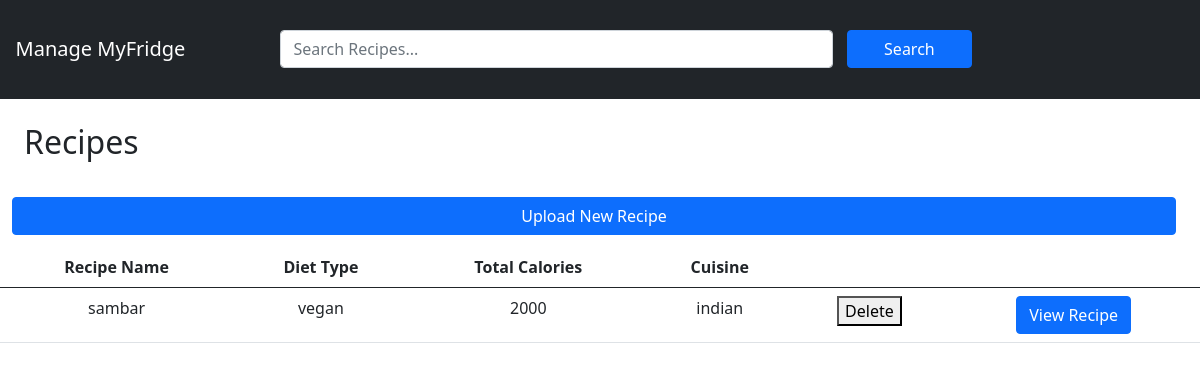
/recipes/search, run on an earlier commit of the app's database.
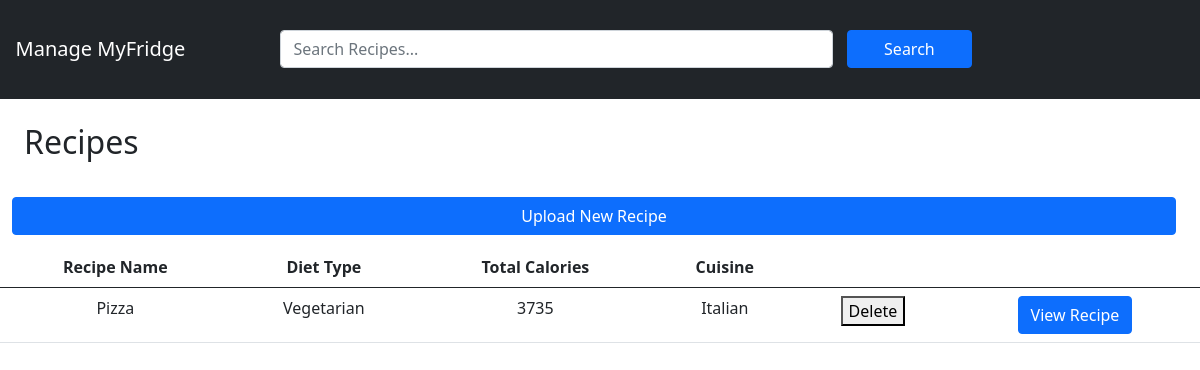
And on a later commit of the database.
### main.py (models this page shows, shortened)
class Recipe(db.Model):
    id = db.Column(db.Integer, primary_key=True)
    name = db.Column(db.String(100), nullable=False)
    diet_type = db.Column(db.String(50))
    total_calories = db.Column(db.Integer)
    cuisine = db.Column(db.String(50))
    text = db.Column(db.String(1000))
    ingredients = db.relationship('RecipeIngredient', back_populates='recipe')

### main.py (the view)
@app.route('/recipes/search', methods=['GET'])
def recipes_search():
    search_query = request.args.get('search', '').strip()
    if not search_query:
        recipes = Recipe.query.all()
    else:
        recipes = Recipe.query.filter(
            Recipe.name.ilike(f"%{search_query}%") |
            Recipe.diet_type.ilike(f"%{search_query}%") |
            Recipe.cuisine.ilike(f"%{search_query}%")
        ).all()
    return render_template('recipes.html', recipes=recipes)

### templates/recipes.html (shortened to what this page needs)
<!DOCTYPE html>
<html>
<head>
    <link href="https://cdn.jsdelivr.net/npm/bootstrap@5.0.0-beta1/dist/css/bootstrap.min.css" rel="stylesheet"
>
</head>
<body>
    <nav class="navbar navbar-expand-lg navbar-dark bg-dark ">
        <a style="width:15%;min-width:250px;" class="navbar-brand" href="/search?search="> &nbsp;&nbsp; Manage
            MyFridge</a>
        <div style="width:60%">
            <form class="form-inline" id="myForm" action="/recipes/search" method="GET">
    <nav class="navbar" style="margin: 2%;">
        <input type="search" name="search" placeholder="Search Recipes..."
            class="form-control mr-sm-2" style="width: 80%; display: inline-block;">
        <input type="submit" value="Search" class="btn btn-primary my-2 my-sm-0"
            style="width: 18%; display: inline-block; height: 100%;">
    </nav>
</form>
        </div>
    </nav>
    <form method="post" enctype="multipart/form-data">
        <h2 style="margin:2%">Recipes</h2>
        <button class="btn btn-primary"
                style="width: 97%; text-align: center; display: inline-block; height: 100%; margin: 1%;"
                onclick="location.href='/recipes/upload/search'" type="button">
            Upload New Recipe
        </button>
    </form>
    <div class="table2" style="width: 100%; display: block;">
        <table class="table" style="width:100%; text-align: center;">
            <thead>
                <tr>
                    <th scope="col">Recipe Name</th>
                    <th scope="col">Diet Type</th>
                    <th scope="col">Total Calories</th>
                    <th scope="col">Cuisine</th>
                    <th scope="col"></th>
                    <th scope="col"></th>
                </tr>
            </thead>
            <tbody>
                {% for recipe in recipes %}
                <tr>
                    <td>{{ recipe.name }}</td>
                    <td>{{ recipe.diet_type }}</td>
                    <td>{{ recipe.total_calories }}</td>
                    <td>{{ recipe.cuisine }}</td>
                    <td><form method="post" action="/recipes/delete/{{recipe['id']}}">
                        <button type="submit">Delete</button>
                    </form></td>
                    <td>
                        <a class="btn btn-primary" href="/recipes/view/{{ recipe.id }}">View Recipe</a>
                    </td>
                </tr>
                {% endfor %}
            </tbody>
        </table>
    </div>
</body>
</html>

What changed in the data, as far as the page shows it:
changed Recipe: name "sambar" → "Pizza"; diet_type "vegan" → "Vegetarian"; total_calories "2000" → "3735"; cuisine "indian" → "Italian"
